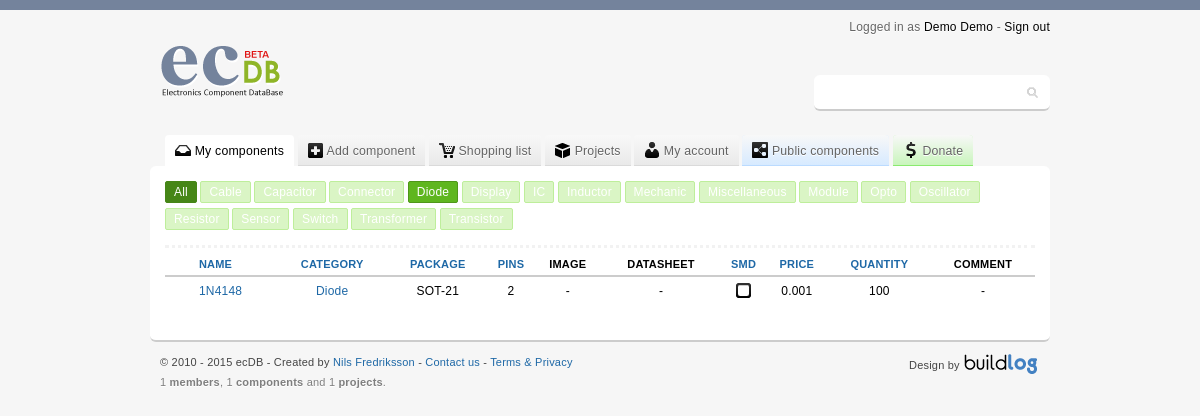
The page /index.php (signed in) on the database its author committed.
### tables this page shows
CREATE TABLE IF NOT EXISTS `members` (
  `member_id` int(11) NOT NULL AUTO_INCREMENT,
  `firstname` varchar(32) NOT NULL,
  `lastname` varchar(32) NOT NULL,
  `login` varchar(32) NOT NULL,
  `mail` varchar(32) NOT NULL,
  `passwd` varchar(32) NOT NULL,
  `admin` int(11) NOT NULL DEFAULT '0',
  `measurement` int(11) NOT NULL DEFAULT '1',
  `currency` varchar(3) NOT NULL DEFAULT 'USD',
  `reg_date` timestamp NOT NULL DEFAULT CURRENT_TIMESTAMP,
  PRIMARY KEY (`member_id`)
);

CREATE TABLE IF NOT EXISTS `category_head` (
  `id` int(11) NOT NULL,
  `name` varchar(64) NOT NULL
);

CREATE TABLE IF NOT EXISTS `data` (
  `id` int(11) NOT NULL AUTO_INCREMENT,
  `owner` int(11) NOT NULL,
  `name` varchar(64) NOT NULL,
  `manufacturer` varchar(64) NOT NULL,
  `package` varchar(64) NOT NULL,
  `pins` varchar(11) NOT NULL,
  `smd` varchar(3) NOT NULL DEFAULT 'No',
  `quantity` varchar(11) NOT NULL,
  `order_quantity` varchar(11) NOT NULL,
  `location` varchar(32) NOT NULL,
  `scrap` varchar(3) NOT NULL DEFAULT 'No',
  `width` varchar(11) DEFAULT NULL,
  `height` varchar(11) DEFAULT NULL,
  `depth` varchar(11) DEFAULT NULL,
  `weight` varchar(11) DEFAULT NULL,
  `datasheet` varchar(256) NOT NULL,
  `comment` text NOT NULL,
  `category` varchar(11) NOT NULL,
  `public` varchar(3) NOT NULL DEFAULT 'No',
  `url1` varchar(256) NOT NULL,
  `url2` varchar(256) NOT NULL,
  `url3` varchar(256) NOT NULL,
  `url4` varchar(256) NOT NULL,
  `price` varchar(11) NOT NULL,
  KEY `Id` (`id`),
  KEY `owner` (`owner`)
);

### include/include.php (the view, shortened to what this page needs)
<?php
class ShowComponents {
	public function Index() {
		$owner = $_SESSION['SESS_MEMBER_ID'];
		if(isset($_GET['by'])) {
			$by			=	strip_tags(mysql_real_escape_string($_GET["by"]));
			$order_q	=	strip_tags(mysql_real_escape_string($_GET["order"]));
			if($order_q == 'desc' or $order_q == 'asc'){
				$order = $order_q;
			}
			else{
				$order = 'asc';
			}
			if($by == 'price' or $by == 'pins' or $by == 'quantity') {
				$GetDataComponentsAll = "SELECT id, name, category, package, pins, datasheet, url1, smd, price, quantity, comment FROM data WHERE owner = ".$owner." ORDER by ".$by." +0 ".$order."";
			}
			elseif($by == 'name' or $by == 'category' or $by =='package' or $by =='smd') {
				$GetDataComponentsAll = "SELECT id, name, category, package, pins, datasheet, url1, smd, price, quantity, comment FROM data WHERE owner = ".$owner." ORDER by ".$by." ".$order."";
			}
			else {
				$GetDataComponentsAll = "SELECT id, name, category, package, pins, datasheet, url1, smd, price, quantity, comment FROM data WHERE owner = ".$owner." ORDER by name ASC";
			}
		}
		else {
			$GetDataComponentsAll = "SELECT id, name, category, package, pins, datasheet, url1, smd, price, quantity, comment FROM data WHERE owner = ".$owner." ORDER by name ASC";
		}
		$sql_exec = mysql_Query($GetDataComponentsAll);
		while($showDetails = mysql_fetch_array($sql_exec)) {
			echo "<tr>";
			echo '<td class="edit"><a href="edit_component.php?edit=';
			echo '"><span class="icon medium pencil"></span></a></td>';
			echo '<td><a href="component.php?view=';
			echo $showDetails['id'];
			echo '">';
			echo $showDetails['name'];
			echo "</a></td>";
			echo "<td>";
				if ($showDetails['category'] < 999) {
					$head_cat_id = substr($showDetails['category'], -3, 1);
				}
				else {
					$head_cat_id = substr($showDetails['category'], -4, 2);
				}
				$CategoryName = "SELECT * FROM category_head WHERE id = ".$head_cat_id."";
				$sql_exec_catname = mysql_Query($CategoryName);
				while($showDetailsCat = mysql_fetch_array($sql_exec_catname)) {
					$catname = $showDetailsCat['name'];
				}
			echo "<a href='category.php?cat=$head_cat_id'>$catname</a>";
			echo "</td>";
			echo "<td>";
			$package = $showDetails['package'];
				if ($package == ""){
					echo "-";
				}
				else{
					echo $package;
				}
			echo "</td>";
			echo "<td>";
			$pins = $showDetails['pins'];
				if ($pins == ""){
					echo "-";
				}
				else{
					echo $pins;
				}
			echo "</td>";
			echo '<td>';
			$image = $showDetails['url1'];
			if ($image==""){
				echo "-";
			}
			else{
				echo '<a class="thumbnail" href="';
				echo $image;
				echo '"><span class="icon medium picture"></span><span class="imgB"><img src="';
				echo $image;
				echo '" /></span></a></td>';
			}
			echo '<td>';
			$datasheet = $showDetails['datasheet'];
			if ($datasheet==""){
				echo "-";
			}
			else{
				echo '<a href="';
				echo $datasheet;
				echo '"  target="_blank"><span class="icon medium document"></span></a></td>';
			}
			echo "<td>";
			$smd = $showDetails['smd'];
				if ($smd == "No"){
					echo '<span class="icon medium checkboxUnchecked"></span>';
				}
				else{
					echo '<span class="icon medium checkboxChecked"></span>';
				}
			echo "</td>";
			echo "<td>";
			$price = $showDetails['price'];
				if ($price == ""){
					echo "-";
				}
				else{
					echo $price;
				}
			echo "</td>";
			echo "<td>";
			$quantity = $showDetails['quantity'];
				if ($quantity == ""){
					echo "-";
				}
				else{
					echo $quantity;
				}
			echo "</td>";
			$comment = $showDetails['comment'];
			if ($comment==""){
				echo '<td class="comment"><div>';
				echo "-";
				echo '</span></div></td>';
			}
			else{
				echo '<td class="comment"><div><span class="icon medium spechBubbleSq"></span><span class="comment">';
				echo nl2br($showDetails['comment']);
				echo '</span></div></td>';
			}
			echo "</tr>";
		}
	}
}
?>

### index.php (shortened to what this page needs)
<!DOCTYPE HTML>
<html>
	<head>
		<link rel="stylesheet" type="text/css" href="include/style.css" media="screen"/>
	</head>
	<body>
		<div id="wrapper">
			<?php include 'include/header.php'; ?>
			<?php include 'include/menu.php'; ?>
			<div id="content">
				<div class="subMenu">
					<ul>
						<?php
							include('include/include_category_head.php');
							$Head = new NameHead;
							$Head->Head();
						?>
					</ul>
				</div>
				<table class="globalTables" cellpadding="0" cellspacing="0">
					<thead>
						<tr>
							<th>
							</th>
							<th>
								<a href="?by=name&order=<?php
								if(isset($_GET['order'])){
									$order = $_GET['order'];
									if ($order == 'asc'){
										echo 'desc';
									}
									else {
										echo 'asc';
									}
								}
								else {
									echo 'desc';
								}
								?>">Name</a>
							</th>
							<th>
								<a href="?by=category&order=<?php
								if(isset($_GET['order'])){
									$order = $_GET['order'];
									if ($order == 'asc'){
										echo 'desc';
									}
									else {
										echo 'asc';
									}
								}
								else {
									echo 'asc';
								}
								?>">Category</a>
							</th>
							<th>
								<a href="?by=package&order=<?php
								if(isset($_GET['order'])){
									$order = $_GET['order'];
									if ($order == 'asc'){
										echo 'desc';
									}
									else {
										echo 'asc';
									}
								}
								else {
									echo 'asc';
								}
								?>">Package</a>
							</th>
							<th>
								<a href="?by=pins&order=<?php
								if(isset($_GET['order'])){
									$order = $_GET['order'];
									if ($order == 'asc'){
										echo 'desc';
									}
									else {
										echo 'asc';
									}
								}
								else {
									echo 'asc';
								}
								?>">Pins</a>
							</th>
							<th>
								Image
							</th>
							<th>
								Datasheet
							</th>
							<th>
								<a href="?by=smd&order=<?php
								if(isset($_GET['order'])){
									if ($order == 'asc'){
										echo 'desc';
									}
									else {
										echo 'asc';
									}
								}
								else {
									echo 'asc';
								}
								?>">SMD</a>
							</th>
							<th>
								<a href="?by=price&order=<?php
								if(isset($_GET['order'])){
									$order = $_GET['order'];
									if ($order == 'asc'){
										echo 'desc';
									}
									else {
										echo 'asc';
									}
								}
								else {
									echo 'asc';
								}
								?>">Price</a>
							</th>
							<th>
								<a href="?by=quantity&order=<?php
								if(isset($_GET['order'])){
									$order = $_GET['order'];
									if ($order == 'asc'){
										echo 'desc';
									}
									else {
										echo 'asc';
									}
								}
								else {
									echo 'asc';
								}
								?>">Quantity</a>
							</th>
							<th>
								Comment
							</th>
						</tr>
					</thead>
					<tbody>
					<?php
						include('include/include.php');
						$Index = new ShowComponents;
						$Index->Index();
					?>
					</tbody>
				</table>
			</div>
				<?php include 'include/footer.php'; ?>
		</div>
	</body>
</html>

### include/header.php (shortened to what this page needs)
<div id="header">
	<div class="logoWrapper">
		<a href ="."><span class="logoImage"></span></a>
	</div>
	<span class="userInfo">
		Logged in as <a href="my.php">
		<?php
			$owner = $_SESSION['SESS_MEMBER_ID'];
			$GetName = mysql_query("SELECT firstname, lastname FROM members WHERE member_id = ".$owner."");
			$headername = mysql_fetch_assoc($GetName);
			if(isset($_POST['submit']) && $_SERVER["REQUEST_URI"] == '/ecdb/my.php') { echo $_POST['firstname']; } else { echo $headername['firstname']; }
			if(isset($_POST['submit']) && $_SERVER["REQUEST_URI"] == '/ecdb/my.php') { echo $_POST['lastname']; } else { echo $headername['lastname']; }
		?>
		</a> - <a href="logout.php"> Sign out</a>
	</span>
	<div class="searchContent">
		<form class="search" action="search.php" method="get">
			<input type="text" name="q" autofocus/>
		</form>
	</div>
</div>

### include/menu.php
<div id="menu">
	<ul>
		<li><a href="." class="<?php if ($_SERVER["REQUEST_URI"] == '/' or $_SERVER["REQUEST_URI"] == '/index.php'or isset($_GET['view']) or isset($_GET['cat'])or isset($_GET['subcat']) or isset($_GET['edit']) or isset($_GET['based'])){echo 'selected';}?>"><span class="icon medium inbox"></span> My components</a></li>
		<li><a href="add.php" class="<?php if ($_SERVER["REQUEST_URI"] == '/add.php'){echo 'selected';}?>"><span class="icon medium sqPlus"></span> Add component</a></li>
		<li><a href="shoplist.php" class="<?php if ($_SERVER["REQUEST_URI"] == '/shoplist.php'){echo 'selected';}?>"><span class="icon medium shopCart"></span> Shopping list</a></li>
		<li><a href="proj_list.php" class="<?php if ($_SERVER["REQUEST_URI"] == '/proj_list.php' or isset($_GET['proj_id'])){echo 'selected';}?>"><span class="icon medium cube"></span> Projects</a></li>
		<li><a href="my.php" class="<?php if ($_SERVER["REQUEST_URI"] == '/my.php'){echo 'selected';}?>"><span class="icon medium user"></span> My account</a></li>
		<li class="public"><a href="public.php" class="<?php if ($_SERVER["REQUEST_URI"] == '/public.php'){echo 'selected';}?>"><span class="icon medium shre"></span> Public components</a></li>
		<li class="donate"><a href="donate.php" class="<?php if ($_SERVER["REQUEST_URI"] == '/donate.php'){echo 'selected';}?>"><span class="icon medium curDollar"></span> Donate</a></li>
	</ul>
</div>

### include/include_category_head.php (shortened to what this page needs)
<?php
class NameHead {
	public function Head() {
		$owner = $_SESSION['SESS_MEMBER_ID'];
		$CategoryName = "SELECT * FROM category_head ORDER by name ASC";
		$sql_exec_catname = mysql_Query($CategoryName);
		echo '<li>';
		echo '<a href="."';
		if(empty($_GET['cat']) && empty($_GET['subcat'])){
			echo ' class="selected"';
		}
		else{
			echo ' class="isComponents"';
		}
		echo '>';
		echo "All";
		echo '</a></li> ';
		while ($ShowDetailsCatname = mysql_fetch_array($sql_exec_catname)) {
			echo '<li>';
			echo '<a href="category.php?cat=';
			echo $ShowDetailsCatname['id'];
			echo '" ';
			$sql_exec_component_catname = mysql_query("SELECT category FROM data WHERE owner = $owner");
			while($showDetailsComponentCatname = mysql_fetch_array($sql_exec_component_catname)) {
				$component_cat = $showDetailsComponentCatname['category'];
				if ($component_cat < 999) {
					$comp_cat = substr($component_cat, -3, 1);
				}
				else {
					$comp_cat = substr($component_cat, -4, 2);
				}
				if($ShowDetailsCatname['id'] == $comp_cat){
					echo 'class="isComponents"';
					break;
				}
			}
			echo '>';
				echo $ShowDetailsCatname['name'];
			echo '</a></li> ';
		}
	}
}
?>

### include/footer.php (shortened to what this page needs)
<div id="copyText">
    <div class="leftBox">
        <div>© 2010 - <?php echo date('Y'); ?> ecDB - Created by <a href="http://nilsf.se">Nils Fredriksson</a> - <a href="contact.php">Contact us</a> - <a href="terms.php">Terms & Privacy</a></div>
        <div class="stats">
        	<?php $members = mysql_num_rows(mysql_query("SELECT member_id FROM members")); echo $members; ?>
			<span class="boldText">members</span>,
			<?php $components = mysql_num_rows(mysql_query("SELECT id FROM data")); echo $components; ?>
			<span class="boldText">components </span>and
			<?php $projects = mysql_num_rows(mysql_query("SELECT project_id FROM projects")); echo $projects; ?>
			<span class="boldText">projects</span>.
        </div>
    </div>
    <div class="rightBox">
        Design by <a href="http://www.buildlog.eu"><span class="blIcon"></span></a>
    </div>
</div>

### rows shown on the page
members: firstname "Demo", lastname "Demo"
category_head: name "Cable"
category_head: name "Capacitor"
category_head: name "Connector"
category_head: name "Diode"
category_head: name "Display"
category_head: name "IC"
category_head: name "Inductor"
category_head: name "Mechanic"
category_head: name "Miscellaneous"
category_head: name "Module"
category_head: name "Opto"
category_head: name "Oscillator"
category_head: name "Resistor"
category_head: name "Sensor"
category_head: name "Switch"
category_head: name "Transformer"
category_head: name "Transistor"
data: name "1N4148", category_head.name "Diode", package "SOT-21", pins "2", price "0.001", quantity "100"

### other values the page prints
$members "1"
$components "1"
$projects "1"
